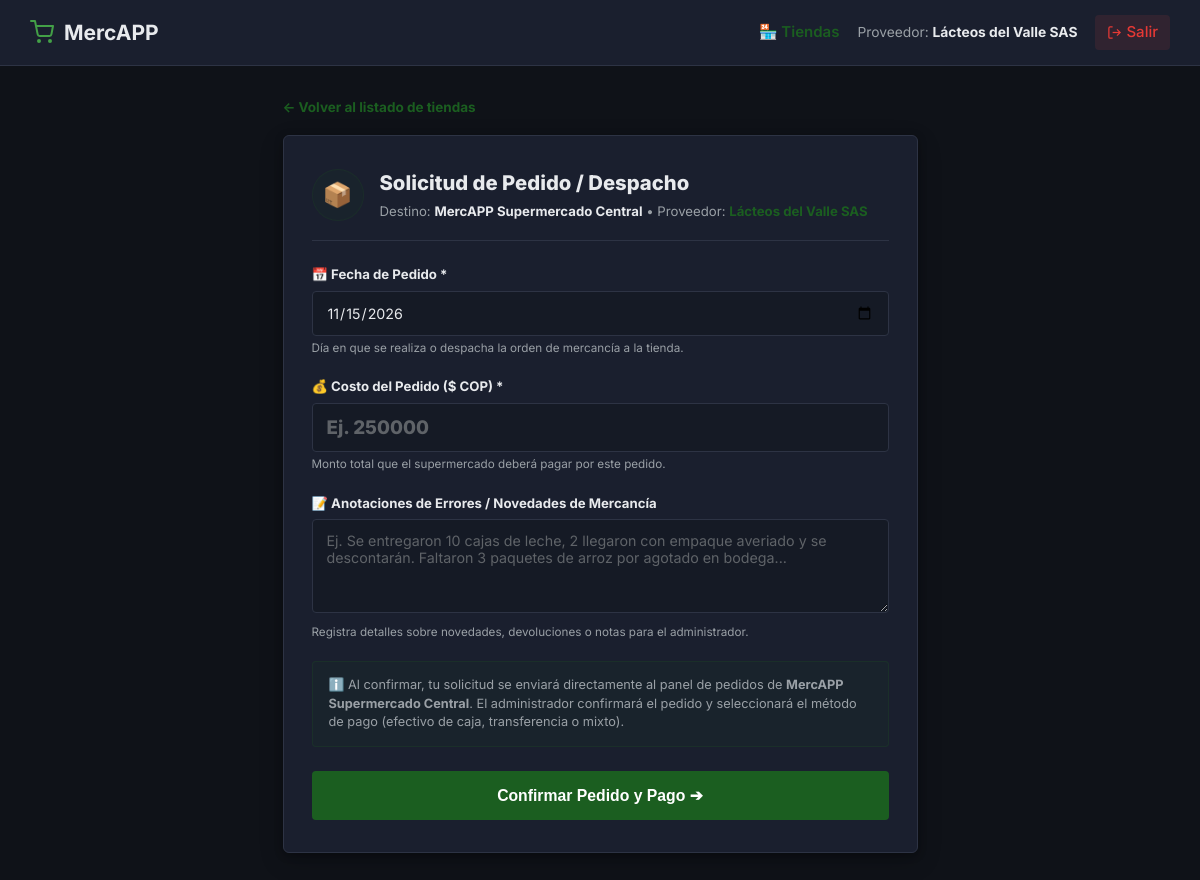
The app's page /proveedor/tienda/1/entrega (signed in) with its own data.
### models/supplier.py (models this page shows, shortened)
class Supplier(UserMixin, db.Model):
    __tablename__ = 'proveedor'
    id = db.Column(db.Integer, primary_key=True)
    store_id = db.Column(db.Integer, db.ForeignKey('tienda.id'), nullable=True) # Opcional: puede distribuir a múltiples tiendas
    company_name = db.Column(db.String(150), nullable=False)
    contact_name = db.Column(db.String(100), nullable=True)
    nit = db.Column(db.String(30), nullable=True)
    email = db.Column(db.String(120), unique=True, nullable=False)
    phone = db.Column(db.String(30), nullable=True)
    address = db.Column(db.String(200), nullable=True)
    category_type = db.Column(db.String(100), default='General')
    payment_terms_days = db.Column(db.Integer, default=30)
    credit_limit = db.Column(db.Integer, default=10000000)
    total_debt = db.Column(db.Integer, default=0)
    password_hash = db.Column(db.String(255), nullable=True)
    status = db.Column(db.String(20), default='ACTIVO')
    created_at = db.Column(db.DateTime, default=datetime.now)
    store = db.relationship('Store', backref=db.backref('suppliers', lazy=True))
    purchase_orders = db.relationship('PurchaseOrder', backref='supplier', lazy=True, cascade='all, delete-orphan')
    invoices = db.relationship('SupplierInvoice', backref='supplier', lazy=True, cascade='all, delete-orphan')
    deliveries = db.relationship('SupplierDelivery', backref='supplier', lazy=True, cascade='all, delete-orphan', order_by='desc(SupplierDelivery.delivery_date)')

### models/user.py (models this page shows)
class Store(db.Model):
    __tablename__ = 'tienda'
    id = db.Column(db.Integer, primary_key=True)
    name = db.Column(db.String(100), nullable=False)
    created_at = db.Column(db.DateTime, default=datetime.now)
    is_active = db.Column(db.Boolean, default=True)
    users = db.relationship('User', backref='store', lazy=True)
    categories = db.relationship('Category', backref='store', lazy=True)
    products = db.relationship('Product', backref='store', lazy=True)
    settings = db.relationship('StoreSettings', backref='store', lazy=True)
    sales = db.relationship('Sale', backref='store', lazy=True)
    sessions = db.relationship('CashSession', backref='store', lazy=True)

### app.py (the view, shortened to what this page needs)
@app.route('/p/tienda/<int:store_id>/entrega', methods=['GET', 'POST'])
@app.route('/proveedor/tienda/<int:store_id>/entrega', endpoint='proveedor_registrar_entrega', methods=['GET', 'POST'])
@login_required
def proveedor_registrar_entrega(store_id):
    if not isinstance(current_user, Supplier):
        flash('Acceso reservado para proveedores.', 'error')
        return redirect(url_for('proveedor_login'))
    if hasattr(current_user, 'store_id') and current_user.store_id and current_user.store_id != store_id:
        flash('No tienes autorización para registrar entregas en esta tienda.', 'error')
        return redirect(url_for('proveedor_tiendas'))
    store = db.session.get(Store, store_id)
    if not store:
        flash('Tienda no encontrada.', 'error')
        return redirect(url_for('proveedor_tiendas'))
    active_session = CashSession.query.filter_by(store_id=store_id, status='abierta').first()
    today_str = datetime.now().strftime('%Y-%m-%d')
    return render_template('proveedor_entrega.html', store=store, active_session=active_session, today_str=today_str)

### app.py (called while the page is built, shortened)
@app.before_request
def authenticate_jwt_if_present():
    auth_header = request.headers.get('Authorization', '')

@login_manager.user_loader
def load_user(user_id):
    if str(user_id).startswith('customer_'):
        cid = int(str(user_id).split('_')[1])
        return db.session.get(Customer, cid)
    if str(user_id).startswith('supplier_'):
        sid = int(str(user_id).split('_')[1])
        return db.session.get(Supplier, sid)
    user = db.session.get(User, int(user_id))
    if user:
        return user
    return db.session.get(Customer, int(user_id))

def get_store_settings():
    store_id = getattr(current_user, 'store_id', None)
    if not current_user.is_authenticated or not store_id:
        return None

@app.context_processor
def inject_csrf():
    from flask_wtf.csrf import generate_csrf
    return dict(csrf_token=generate_csrf)

@app.before_request
def restrict_customer_access():
    if current_user.is_authenticated and isinstance(current_user, Customer):
        allowed_prefixes = ('/c/', '/customer/', '/api/c/', '/api/customer/', '/static/', '/logout')
        if not any(request.path.startswith(prefix) for prefix in allowed_prefixes) and request.path != '/logout':
            return redirect(url_for('customer_stores'))
    if current_user.is_authenticated and isinstance(current_user, Supplier):
        allowed_supplier_prefixes = ('/p/', '/proveedor/', '/api/p/', '/static/', '/logout')
        if not any(request.path.startswith(prefix) for prefix in allowed_supplier_prefixes) and request.path != '/logout':
            return redirect(url_for('proveedor_tiendas'))

### templates/proveedor_entrega.html (shortened to what this page needs)
<!DOCTYPE html>
<html lang="es">
<head>
    <link rel="stylesheet" href="{{ url_for('static', filename='styles.css') }}">
</head>
<body>
    <div class="header">
        <div style="font-size: 1.4rem; font-weight: bold; display: flex; align-items: center; gap: 10px;">
            <svg width="24" height="24" viewBox="0 0 24 24" fill="none" stroke="#43A047" stroke-width="2" stroke-linecap="round" stroke-linejoin="round"><circle cx="9" cy="21" r="1"/><circle cx="20" cy="21" r="1"/><path d="M1 1h4l2.68 13.39a2 2 0 0 0 2 1.61h9.72a2 2 0 0 0 2-1.61L23 6H6"/></svg>
            MercAPP
        </div>
        <div class="nav-links" style="display: flex; align-items: center; gap: 18px;">
            <a href="{{ url_for('proveedor_tiendas') }}" style="color: var(--primary); text-decoration: none; font-weight: 600;">🏪 Tiendas</a>
            <span style="color: var(--text-secondary); font-size: 0.92rem;">
                Proveedor: <strong style="color: var(--text);">{{ current_user.company_name }}</strong>
            </span>
            <a href="#" onclick="confirmAppLogout(event, '{{ url_for('proveedor_logout') }}')" style="color: var(--error); text-decoration: none; font-weight: 500; display: inline-flex; align-items: center; gap: 4px; padding: 6px 12px; border-radius: var(--radius-sm); background: rgba(239, 68, 68, 0.1); transition: var(--transition);">
                <svg width="15" height="15" viewBox="0 0 24 24" fill="none" stroke="currentColor" stroke-width="2"><path d="M9 21H5a2 2 0 0 1-2-2V5a2 2 0 0 1 2-2h4"/><polyline points="16 17 21 12 16 7"/><line x1="21" y1="12" x2="9" y2="12"/></svg>
                Salir
            </a>
        </div>
    </div>
    <div class="container">
        <a href="{{ url_for('proveedor_tiendas') }}" class="back-link">
            ← Volver al listado de tiendas
        </a>
        <div class="form-card">
            <div style="display: flex; align-items: center; gap: 16px; margin-bottom: 24px; padding-bottom: 18px; border-bottom: 1px solid var(--border);">
                <div style="width: 52px; height: 52px; border-radius: 50%; background: rgba(27, 94, 32, 0.08); border: 1px solid rgba(27, 94, 32, 0.15); display: flex; align-items: center; justify-content: center; font-size: 1.6rem; color: var(--primary);">
                    📦
                </div>
                <div>
                    <h1 style="font-size: 1.35rem; font-weight: 800; margin: 0 0 4px; color: var(--text);">
                        Solicitud de Pedido / Despacho
                    </h1>
                    <p style="color: var(--text-secondary); font-size: 0.88rem; margin: 0;">
                        Destino: <strong style="color: var(--text);">{{ store.name }}</strong>
                        • Proveedor: <strong style="color: var(--primary);">{{ current_user.company_name }}</strong>
                    </p>
                </div>
            </div>
            <form method="POST" id="deliveryForm">
                <div class="form-group">
                    <label for="delivery_date">📅 Fecha de Pedido *</label>
                    <input id="delivery_date" aria-label="Fecha de Pedido" type="date" name="delivery_date" value="{{ today_str }}" required class="form-control">
                    <small style="color: var(--text-secondary); font-size: 0.78rem; display: block; margin-top: 4px;">
                        Día en que se realiza o despacha la orden de mercancía a la tienda.
                    </small>
                </div>
                <div class="form-group">
                    <label for="total_amount">💰 Costo del Pedido ($ COP) *</label>
                    <input id="total_amount" aria-label="Costo del Pedido en pesos colombianos" type="number" name="total_amount" placeholder="Ej. 250000" min="1" step="50" required class="form-control amount-control">
                    <small style="color: var(--text-secondary); font-size: 0.78rem; display: block; margin-top: 4px;">
                        Monto total que el supermercado deberá pagar por este pedido.
                    </small>
                </div>
                <div class="form-group">
                    <label for="notes">📝 Anotaciones de Errores / Novedades de Mercancía</label>
                    <textarea id="notes" aria-label="Anotaciones de errores o novedades" name="notes" rows="4"
                              placeholder="Ej. Se entregaron 10 cajas de leche, 2 llegaron con empaque averiado y se descontarán. Faltaron 3 paquetes de arroz por agotado en bodega..."
                              class="form-control" style="resize: vertical;"></textarea>
                    <small style="color: var(--text-secondary); font-size: 0.78rem; display: block; margin-top: 4px;">
                        Registra detalles sobre novedades, devoluciones o notas para el administrador.
                    </small>
                </div>
                <div class="info-box">
                    ℹ️ Al confirmar, tu solicitud se enviará directamente al panel de pedidos de <strong>{{ store.name }}</strong>. El administrador confirmará el pedido y seleccionará el método de pago (efectivo de caja, transferencia o mixto).
                </div>
                <button type="submit" id="submit-delivery-btn" class="btn-submit">
                    Confirmar Pedido y Pago ➔
                </button>
            </form>
        </div>
    </div>
</body>
</html>

### static/styles.css (style rules this page uses)
:root { --primary: #1B5E20; --primary-light: #2E7D32; --primary-dark: #0D3B13; --primary-glow: rgba(46, 125, 50, 0.15); --accent: #FF8F00; --accent-light: #FFA726; --accent-dark: #E65100; --success: #43A047; --success-bg: rgba(67, 160, 71, 0.08); --error: #E53935; --error-bg: rgba(229, 57, 53, 0.08); --warning: #F9A825; --warning-bg: rgba(249, 168, 37, 0.08); --info: #1E88E5; --info-bg: rgba(30, 136, 229, 0.08); --bg: #0F1218; --bg-card: #1A1F2E; --bg-card-hover: #232838; --bg-input: #151A25; --bg-modal: rgba(0, 0, 0, 0.7); --text: #E8EAED; --text-secondary: #9AA0A6; --text-muted: #5F6368; --border: #2D3344; --border-light: #3D4454; --shadow: 0 1px 3px rgba(0, 0, 0, 0.3), 0 4px 12px rgba(0, 0, 0, 0.15); --shadow-lg: 0 2px 8px rgba(0, 0, 0, 0.3), 0 8px 24px rgba(0, 0, 0, 0.2); --radius: 6px; --radius-sm: 4px; --radius-lg: 8px; --radius-xl: 10px; --transition: all 0.2s ease; --font: 'Inter', -apple-system, BlinkMacSystemFont, 'Segoe UI', sans-serif; }
*, *::before, *::after { margin: 0; padding: 0; box-sizing: border-box; }
html { font-size: 15px; scroll-behavior: smooth; }
body { font-family: var(--font); background: var(--bg); color: var(--text); min-height: 100vh; line-height: 1.5; -webkit-font-smoothing: antialiased; -moz-osx-font-smoothing: grayscale; font-feature-settings: 'cv02', 'cv03', 'cv04', 'cv11'; }
a { color: var(--accent-light); text-decoration: none; transition: var(--transition); }
.form-group { margin-bottom: 18px; }
.form-control { width: 100%; padding: 10px 14px; background: var(--bg-input); border: 1px solid var(--border); border-radius: var(--radius-sm); color: var(--text); font-family: var(--font); font-size: 0.95rem; transition: var(--transition); }
.form-control::placeholder { color: var(--text-muted); }

### templates/proveedor_entrega.html (style rules this page uses)
body { background-color: var(--bg); margin: 0; font-family: var(--font); color: var(--text); }
.header { background-color: var(--bg-card); border-bottom: 1px solid var(--border); padding: 1rem 2rem; color: var(--text); display: flex; justify-content: space-between; align-items: center; }
.container { max-width: 680px; margin: 0 auto; padding: 2rem 1.5rem 3rem; }
.form-card { background: var(--bg-card); border: 1px solid var(--border); border-radius: var(--radius); padding: 32px 28px; box-shadow: var(--shadow-lg); }
.form-group { margin-bottom: 20px; }
.form-group label { display: block; font-size: 0.88rem; font-weight: 700; color: var(--text); margin-bottom: 6px; }
.form-control { width: 100%; padding: 12px 14px; background-color: var(--bg-input); border: 1px solid var(--border); border-radius: var(--radius-sm); color: var(--text); font-size: 0.95rem; box-sizing: border-box; outline: none; transition: var(--transition); }
.amount-control { font-size: 1.25rem; font-weight: 800; color: var(--primary); }
.info-box { background: rgba(27, 94, 32, 0.08); border: 1px solid rgba(27, 94, 32, 0.2); border-radius: var(--radius-sm); padding: 14px 16px; margin-bottom: 24px; font-size: 0.85rem; color: var(--text-secondary); line-height: 1.45; }
.btn-submit { width: 100%; padding: 15px; font-weight: 800; font-size: 1.05rem; border-radius: var(--radius-sm); background-color: var(--primary); color: white; border: none; cursor: pointer; box-shadow: var(--shadow-glow); transition: var(--transition); }
.nav-links a { color: var(--text-secondary); text-decoration: none; font-weight: 500; transition: var(--transition); }
.back-link { color: var(--primary); text-decoration: none; font-size: 0.9rem; font-weight: 700; display: inline-flex; align-items: center; gap: 6px; margin-bottom: 18px; }

### records on screen
Supplier: company_name "Lácteos del Valle SAS"
Store: name "MercAPP Supermercado Central"
